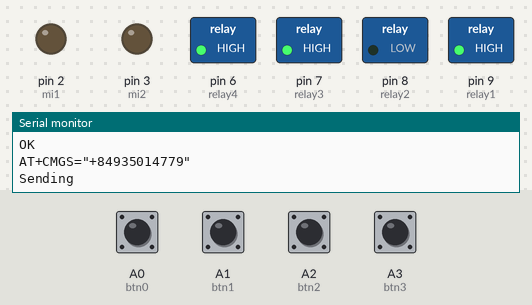
The sketch below on a simulated Arduino Uno, built with avr-gcc and run on an emulated ATmega328P. Parts: switched loads named in the sketch (green lamp = pin HIGH), output pins drawn as LEDs (lit = HIGH), the last lines printed to the serial monitor. Inputs (shaded band) come from the test bench; at power-on: A0 (btn0) HIGH, A1 (btn1), A2 (btn2), A3 (btn3) LOW. The modem accepts every AT command (registered, SIM ready, sends succeed) and sends nothing else.

Above: at 11.2 s.
11.3 s: A1 (btn1) pulled HIGH for 0.15 s
At 12.2 s:
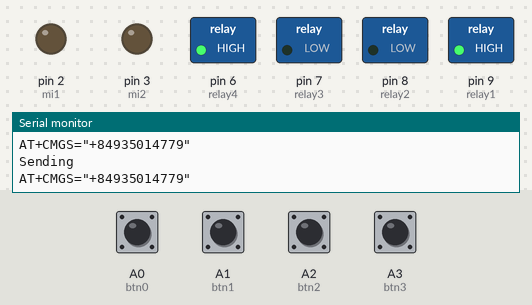
12.9 s: A2 (btn2) pulled HIGH for 0.15 s
At 13.4 s:
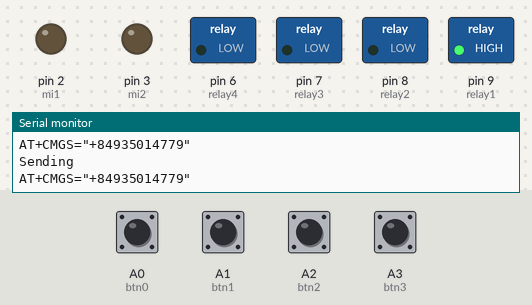
Timing chart, 0 to 15.9 s (numbered marks = the images above; inputs shaded):
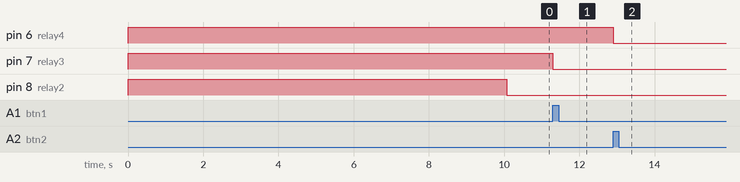

Measured:
- after the input at 11.3 s, pin 7 (relay3): HIGH → LOW at once
- after the input at 12.9 s, pin 6 (relay4): HIGH → LOW at once

The sketch:

code_thuc_te.ino
```cpp
//Control syntax: #1on.
#include<SoftwareSerial.h>
#define btn0         A0 // Positive low
#define btn1         A1 // Positive low
#define btn2         A2 // Positive low
#define btn3         A3 // Positive low
#define btn4         A4 //opening skylight
#define btn5         A5 //closing skylight
#define mi1          2 //analog
#define mi2          3 //digital
#define ht1          4 //LOW if the skylight is fully open
#define ht2          5 //LOW if the skylight is fully close
#define relay4       6 //device 1
#define relay3       7 //device 2
#define relay2       8 //device 3
#define relay1       9 //device 4
SoftwareSerial mySerial(10,11); // TX, RX
#define rainmodule   12 //Positive low


int answer;
int xbuff=0;
int sms_mode = 0;
const int buffer_size = 160;       // Buffer size you can adjust this size
char c=0;
char c1=0;
char aux_string[30];
char buffer[buffer_size];
char command[30];
char *ptr1=0;
char phonenumber[]="+84935014779";       // Your phone phonenumber0868211855
char r1_on[] = "1on";
char r1_of[] = "1off";
char r2_on[] = "2on";
char r2_of[] = "2off";
char r3_on[] = "3on";
char r3_of[] = "3off";
char r4_on[] = "4on";
char r4_of[] = "4off";
bool Rainstas = false; // variable to remember if rain notification has been displayed
unsigned long previousMillis = 0; // variable to remember the last time we checked
const long interval = 100; // check every 0.1 second


//******************************************************************************************************
void setup() {
  mySerial.begin(9600);
  Serial.begin(9600);

  pinMode(relay1,OUTPUT);
  pinMode(relay2,OUTPUT);
  pinMode(relay3,OUTPUT);
  pinMode(relay4,OUTPUT);
  pinMode(btn0,INPUT);
  pinMode(btn1,INPUT);
  pinMode(btn2,INPUT);
  pinMode(btn3,INPUT);

  pinMode(mi2,OUTPUT);
  pinMode(mi1,OUTPUT);
  pinMode(rainmodule,INPUT);
  pinMode(ht1,INPUT);
  pinMode(ht2,INPUT);
  pinMode(btn4,INPUT);
  pinMode(btn5,INPUT);

  digitalWrite(relay1,HIGH);
  digitalWrite(relay2,HIGH);
  digitalWrite(relay3,HIGH);
  digitalWrite(relay4,HIGH);
  digitalWrite(mi2,LOW);
  digitalWrite(mi1,LOW);
  Connect_sim800l();
  Init_sim800l();
  Erase_buffer();
}
//******************************************************************************************************
void loop() {
  Receive_uart();
  Control_devide_sms();
  Control_devide_btn();
  Control_skylight();
}
//******************************************************************************************************
void Receive_uart() {
  while(mySerial.available()>0) {
    c = mySerial.read();
      if(c=='#'){
        c1=c;
        xbuff=0;
    }
    if(c=='.' && c1=='#'){
      sms_mode=true;
    }
    if (xbuff >= buffer_size){
      xbuff=0;
    }
    else{
      buffer[xbuff++]=c;
    }
  }
}
//******************************************************************************************************
void Control_devide_btn(){
  if(digitalRead(btn0) == LOW) {
    digitalWrite(relay1, !digitalRead(relay1));
    String stas = "OFF";
    if(!digitalRead(relay1)){ stas = "ON"; }
    send_SMS("relay 1 : " + stas );
    while(digitalRead(btn0) == LOW);
  }
  if(digitalRead(btn1) == LOW) {
    digitalWrite(relay2, !digitalRead(relay2));
    String stas = "OFF";
    if(!digitalRead(relay2)){ stas = "ON"; }
    send_SMS("relay 2 : " + stas );
    while(digitalRead(btn1) == LOW);
  }
  if(digitalRead(btn2) == LOW) {
    digitalWrite(relay3, !digitalRead(relay3));
    String stas = "OFF";
    if(!digitalRead(relay3)){ stas = "ON"; }
    send_SMS("relay 3 : " + stas );
    while(digitalRead(btn2) == LOW);
  }
  if(digitalRead(btn3) == LOW) {
    digitalWrite(relay4, !digitalRead(relay4));
    String stas = "OFF";
    if(!digitalRead(relay4)){ stas = "ON"; }
    send_SMS("relay 4 : " + stas );
    while(digitalRead(btn3) == LOW);
  }
}
//******************************************************************************************************
void Control_devide_sms(){
  if (sms_mode == true){
    ptr1=strstr(buffer,r1_on);                          // Checking for turn on device 1
    if (strncmp(ptr1,r1_on,3)==0){
      digitalWrite(relay1,LOW);
      send_SMS(r1_on);
    }
    ptr1=strstr(buffer,r1_of);
    if (strncmp(ptr1,r1_of,3)==0){
      digitalWrite(relay1,HIGH);
      send_SMS(r1_of);
    }
    ptr1=strstr(buffer,r2_on);
    if (strncmp(ptr1,r2_on,3)==0){
      digitalWrite(relay2,LOW);
      send_SMS(r2_on);
    }
    ptr1=strstr(buffer,r2_of);
    if (strncmp(ptr1,r2_of,3)==0){
      digitalWrite(relay2,HIGH);
      send_SMS(r2_of);
    }
    ptr1=strstr(buffer,r3_on);
    if (strncmp(ptr1,r3_on,3)==0){
      digitalWrite(relay3,LOW);
      send_SMS(r3_on);
    }
    ptr1=strstr(buffer,r3_of);
    if (strncmp(ptr1,r3_of,3)==0){
      digitalWrite(relay3,HIGH);
      send_SMS(r3_of);
    }
    ptr1=strstr(buffer,r4_on);
    if (strncmp(ptr1,r4_on,3)==0){
      digitalWrite(relay4,LOW);
      send_SMS(r4_on);
    }
    ptr1=strstr(buffer,r4_of);
    if (strncmp(ptr1,r4_of,3)==0){
      digitalWrite(relay4,HIGH);
      send_SMS(r4_of);
    }
    Erase_buffer();
  }
}
//******************************************************************************************************
void Control_skylight() {
  bool Raining = (digitalRead(rainmodule) == LOW);
  bool ht1_stas = (digitalRead(ht1) == LOW);
  bool ht2_stas = (digitalRead(ht2) == LOW);
  bool btn4_pressed = (digitalRead(btn4) == LOW);
  bool btn5_pressed = (digitalRead(btn5) == LOW);

  unsigned long currentMillis = millis();
  if (currentMillis - previousMillis >= interval) {
    previousMillis = currentMillis;
    if (Raining && !ht2_stas) {
      if (!Rainstas) {
        send_SMS("It's raining!");
        Rainstas = true;
      }
    }
    else { Rainstas = false; }
  }
  if (Raining && !ht2_stas) {
      analogWrite(mi2, 70);
      digitalWrite(mi1, LOW);
    } else if (!Raining && !ht2_stas && btn5_pressed) {
      analogWrite(mi2, 70);
      digitalWrite(mi1, LOW);
    } else if (!Raining && !ht1_stas && btn4_pressed) {
      analogWrite(mi2, 180);
      digitalWrite(mi1, HIGH);
    } else {
      analogWrite(mi2, 0);
      digitalWrite(mi1, LOW);
    }
}
//******************************************************************************************************
int sendAT(char* ATcommand, char* expected_answer, unsigned int timeout) {
  unsigned long start_time = millis();
  mySerial.println(ATcommand);
  Serial.println(ATcommand);
  while ((millis() - start_time) < timeout) {
    if (mySerial.find(expected_answer)) {
      Serial.println(expected_answer);
      return 1;
    }
  }
  Serial.println(expected_answer);
  return 0;
}

//******************************************************************************************************
void send_SMS(const String msg) {
     sprintf(command,"AT+CMGS=\"%s\"",phonenumber);
     answer = sendAT(command,"Sending",1000);
     mySerial.println(msg);
     mySerial.write(26);// Ctrl + Z
     }
//******************************************************************************************************
void Connect_sim800l() {
  answer = sendAT("AT", "OK", 2000);
  if (answer == 0) {
    unsigned long start_time = millis();
    while ((millis() - start_time) < 6000) {// Wait for response with timeout
      answer = sendAT("AT", "OK", 2000);
      if (answer == 1) {
        break;
      }
    }
  }
}
//******************************************************************************************************
void Init_sim800l() {
  answer = 0;
  while (answer == 0) {
    answer = sendAT("AT+CREG?","+CREG: 0,1",500); // Checking status of Connecting to the network
  }
  answer = 0;
  while (answer == 0) {
    answer = sendAT("AT+CMGF=1", "OK",1000); // Set SMS into text mode
  }
  answer = 0;
  while (answer == 0) {
    answer = sendAT("AT+CNMI=2,2,2,0,0", "OK",1000);
  }
  sprintf(aux_string,"ATD%s;",phonenumber);
  answer = 0;
  while (answer == 0) {
    answer = sendAT(aux_string, "OK", 2000);
  }
  delay(10000);
  answer = 0;
  while (answer == 0) {
    answer = sendAT("ATH", "OK",2000);
  }
}
//******************************************************************************************************
void Erase_buffer() {
  memset(buffer, 0, buffer_size);
  memset(ptr1, 0, sizeof(ptr1));
  memset(command, 0, sizeof(command));
  xbuff = 0;
  c = 0;
  c1 = 0;
  sms_mode = false;
}
//******************************************************************************************************
```
